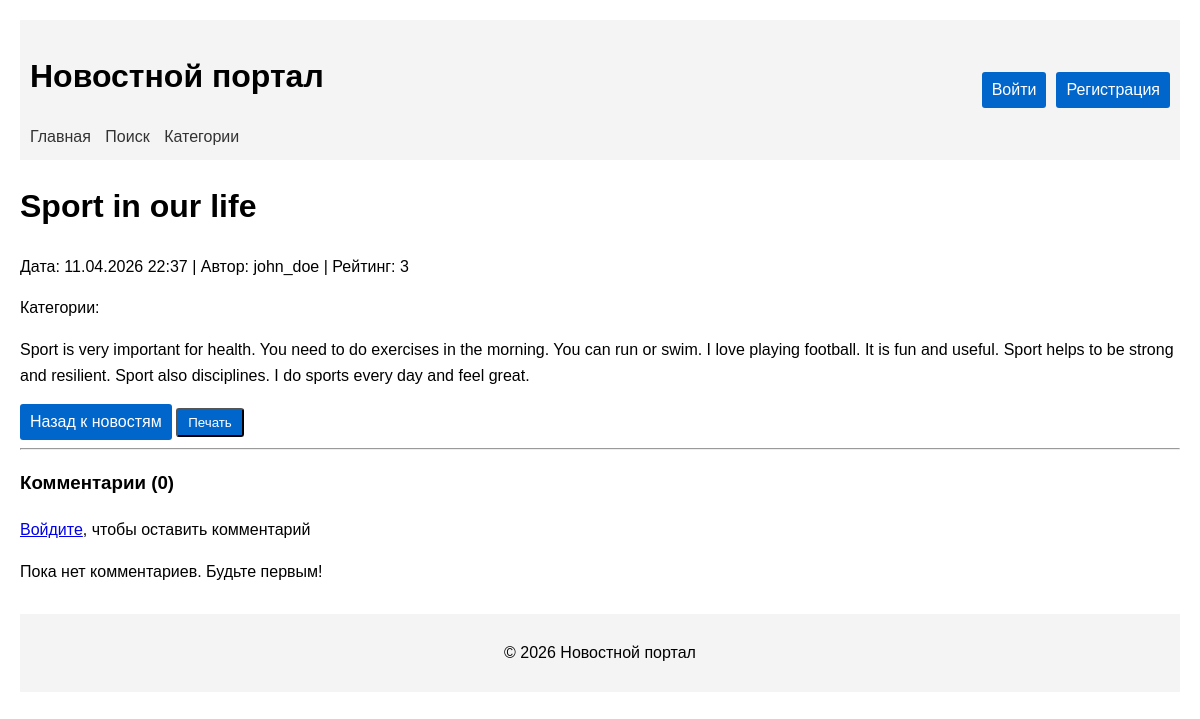
/articles/7/, run on the app's committed database.
### news/models.py (models this page shows, shortened)
class Post(models.Model):
    ARTICLE = 'AR'
    NEWS = 'NW'
    POST_TYPES = [
        (ARTICLE, 'Статья'),
        (NEWS, 'Новость'),
    ]
    author = models.ForeignKey(Author, on_delete=models.CASCADE)
    post_type = models.CharField(max_length=2, choices=POST_TYPES, default=ARTICLE)
    created_at = models.DateTimeField(auto_now_add=True)
    categories = models.ManyToManyField(Category, through='PostCategory')
    title = models.CharField(max_length=200)
    text = models.TextField()
    rating = models.IntegerField(default=0)

### accounts/models.py (models this page shows, shortened)
class Author(models.Model):
    user = models.OneToOneField(User, on_delete=models.CASCADE)
    rating = models.IntegerField(default=0)

### news/views.py (the view)
# urls.py: path('articles/<int:article_id>/', views.article_detail, name='article_detail'),
@cache_page(60 * 5)
def article_detail(request, article_id):
    article_item = get_object_or_404(Post, id=article_id, post_type='AR')
    comments = article_item.comment_set.all().order_by('-created_at')
    return render(request, 'news/article_detail.html', {
        'article_item': article_item,
        'comments': comments
    })

### news/templatetags/custom_filters.py (called while the page is built)
@register.filter(name='censor')
def censor(value):
    if not isinstance(value, str):
        return value
    for word in CENSORED_WORDS:
        pattern = r'\b' + re.escape(word) + r'\b'
        value = re.sub(pattern, lambda m: '*' * len(m.group()), value, flags=re.IGNORECASE)
    return value

### templates/news/article_detail.html (shortened to what this page needs)
{% extends 'default.html' %}
{% load cache %}
{% load custom_filters %}
{% block content %}
{% cache 300 article_detail article_item.id article_item.updated_at %}
<div class="article-detail">
    <h1>{{ article_item.title|censor }}</h1>
    <div class="article-meta">
        <p>
            Дата: {{ article_item.created_at|date:"d.m.Y H:i" }} |
            Автор: {{ article_item.author.user.username }} |
            Рейтинг: {{ article_item.rating }}
        </p>
        <p>
            Категории:
        </p>
    </div>
    <div class="article-content">
        {{ article_item.text|censor|linebreaks }}
    </div>
    <div class="article-actions">
        <a href="{% url 'news_list' %}" class="button">Назад к новостям</a>
        <button onclick="window.print()" class="button">Печать</button>
    </div>
    <hr>
    <h3>Комментарии ({{ comments|length }})</h3>
    {% if user.is_authenticated %}
        <form method="post" action="{% url 'add_comment' article_item.id %}">
            {% csrf_token %}
            <textarea name="text" rows="3" style="width: 100%; padding: 10px;" placeholder="Ваш комментарий..."></textarea>
            <button type="submit" class="button" style="margin-top: 10px;">Отправить</button>
        </form>
    {% else %}
        <p><a href="{% url 'account_login' %}">Войдите</a>, чтобы оставить комментарий</p>
    {% endif %}
    <div class="comments">
        {% for comment in comments %}
            <div class="comment" style="border: 1px solid #ddd; padding: 10px; margin: 10px 0; border-radius: 5px;">
                <strong>{{ comment.user.username }}</strong>
                <span style="color: #888; font-size: 12px;">{{ comment.created_at|date:"d.m.Y H:i" }}</span>
                <p>{{ comment.text }}</p>
                <span>Рейтинг: {{ comment.rating }}</span>
            </div>
        {% empty %}
            <p>Пока нет комментариев. Будьте первым!</p>
        {% endfor %}
    </div>
</div>
{% endcache %}
{% endblock %}

### templates/default.html (style rules this page uses)
body { font-family: Arial, sans-serif; margin: 20px; line-height: 1.6; }
.button { padding: 5px 10px; background-color: #0066cc; color: white; text-decoration: none; border-radius: 3px; display: inline-block; }

### data on the page
Post: title|censor "Sport in our life", created_at "11.04.2026 22:37", author.user.username "john_doe", rating "3", text|censor "Sport is very important for health. You need to do exercises in the morning. You can run or swim. I love playing football. It is fun and useful. Sport helps to be strong and resilient. Sport also disciplines. I do sports every day and feel great."

### other printed values
{{ comments|length }} "0"
